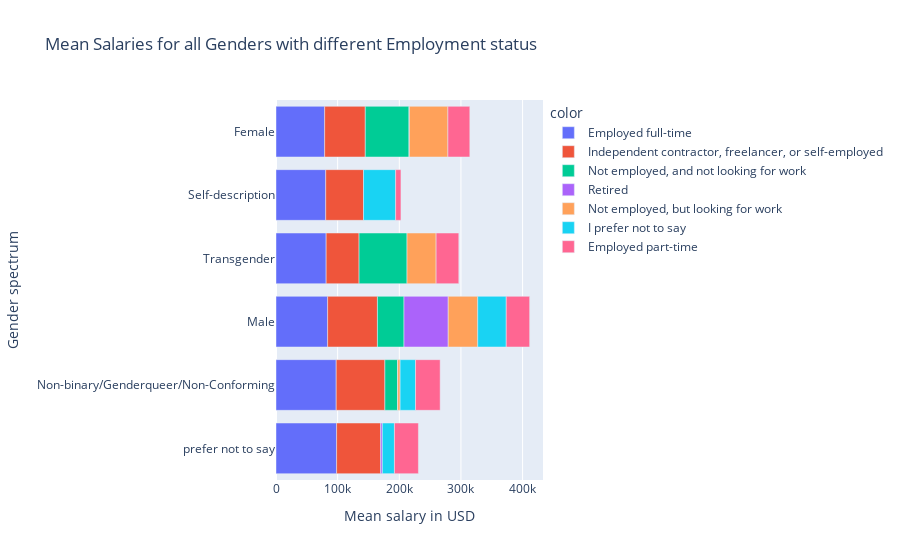

Write notebook code for a chart like this one.
### Code cell
d_bar = px.bar(x = d.salary,
                       y = d.Gender,
                       color = d.Employment,
                       orientation = "h",
                       title = "Mean Salaries for all Genders with different Employment status")

d_bar.update_layout(xaxis_title='Mean salary in USD', 
                            yaxis_title='Gender spectrum')
d_bar.show()

### Figure 1 — Plotly figure (JSON) as saved in the notebook; plotly's stock layout.template omitted (floating-point values rounded to 4 significant figures)
{"data": [{"alignmentgroup": "True", "hovertemplate": "color=Employed full-time<br>x=%{x}<br>y=%{y}<extra></extra>", "legendgroup": "Employed full-time", "marker": {"color": "#636efa", "pattern": {"shape": ""}}, "name": "Employed full-time", "offsetgroup": "Employed full-time", "orientation": "h", "showlegend": true, "textposition": "auto", "type": "bar", "x": [98320.0, 97660.0, 83750.0, 81340.0, 80660.0, 78920.0], "xaxis": "x", "y": ["prefer not to say", "Non-binary/Genderqueer/Non-Conforming", "Male", "Transgender", "Self-description", "Female"], "yaxis": "y"}, {"alignmentgroup": "True", "hovertemplate": "color=Independent contractor, freelancer, or self-employed<br>x=%{x}<br>y=%{y}<extra></extra>", "legendgroup": "Independent contractor, freelancer, or self-employed", "marker": {"color": "#EF553B", "pattern": {"shape": ""}}, "name": "Independent contractor, freelancer, or self-employed", "offsetgroup": "Independent contractor, freelancer, or self-employed", "orientation": "h", "showlegend": true, "textposition": "auto", "type": "bar", "x": [80780.0, 78950.0, 71420.0, 65910.0, 61290.0, 53410.0], "xaxis": "x", "y": ["Male", "Non-binary/Genderqueer/Non-Conforming", "prefer not to say", "Female", "Self-description", "Transgender"], "yaxis": "y"}, {"alignmentgroup": "True", "hovertemplate": "color=Not employed, and not looking for work<br>x=%{x}<br>y=%{y}<extra></extra>", "legendgroup": "Not employed, and not looking for work", "marker": {"color": "#00cc96", "pattern": {"shape": ""}}, "name": "Not employed, and not looking for work", "offsetgroup": "Not employed, and not looking for work", "orientation": "h", "showlegend": true, "textposition": "auto", "type": "bar", "x": [77770.0, 70950.0, 43090.0, 20750.0], "xaxis": "x", "y": ["Transgender", "Female", "Male", "Non-binary/Genderqueer/Non-Conforming"], "yaxis": "y"}, {"alignmentgroup": "True", "hovertemplate": "color=Retired<br>x=%{x}<br>y=%{y}<extra></extra>", "legendgroup": "Retired", "marker": {"color": "#ab63fa", "pattern": {"shape": ""}}, "name": "Retired", "offsetgroup": "Retired", "orientation": "h", "showlegend": true, "textposition": "auto", "type": "bar", "x": [71730.0, 2748, 576, 100], "xaxis": "x", "y": ["Male", "prefer not to say", "Female", "Non-binary/Genderqueer/Non-Conforming"], "yaxis": "y"}, {"alignmentgroup": "True", "hovertemplate": "color=Not employed, but looking for work<br>x=%{x}<br>y=%{y}<extra></extra>", "legendgroup": "Not employed, but looking for work", "marker": {"color": "#FFA15A", "pattern": {"shape": ""}}, "name": "Not employed, but looking for work", "offsetgroup": "Not employed, but looking for work", "orientation": "h", "showlegend": true, "textposition": "auto", "type": "bar", "x": [62480.0, 47860.0, 47160.0, 3855.0], "xaxis": "x", "y": ["Female", "Male", "Transgender", "Non-binary/Genderqueer/Non-Conforming"], "yaxis": "y"}, {"alignmentgroup": "True", "hovertemplate": "color=I prefer not to say<br>x=%{x}<br>y=%{y}<extra></extra>", "legendgroup": "I prefer not to say", "marker": {"color": "#19d3f3", "pattern": {"shape": ""}}, "name": "I prefer not to say", "offsetgroup": "I prefer not to say", "orientation": "h", "showlegend": true, "textposition": "auto", "type": "bar", "x": [52104, 46260.0, 25000, 19636], "xaxis": "x", "y": ["Self-description", "Male", "Non-binary/Genderqueer/Non-Conforming", "prefer not to say"], "yaxis": "y"}, {"alignmentgroup": "True", "hovertemplate": "color=Employed part-time<br>x=%{x}<br>y=%{y}<extra></extra>", "legendgroup": "Employed part-time", "marker": {"color": "#FF6692", "pattern": {"shape": ""}}, "name": "Employed part-time", "offsetgroup": "Employed part-time", "orientation": "h", "showlegend": true, "textposition": "auto", "type": "bar", "x": [39960.0, 38850.0, 37950.0, 36830.0, 35550.0, 8627.0], "xaxis": "x", "y": ["Non-binary/Genderqueer/Non-Conforming", "prefer not to say", "Male", "Transgender", "Female", "Self-description"], "yaxis": "y"}], "layout": {"barmode": "relative", "legend": {"title": {"text": "color"}, "tracegroupgap": 0}, "title": {"text": "Mean Salaries for all Genders with different Employment status"}, "xaxis": {"anchor": "y", "domain": [0, 1], "title": {"text": "Mean salary in USD"}}, "yaxis": {"anchor": "x", "domain": [0, 1], "title": {"text": "Gender spectrum"}}}}
